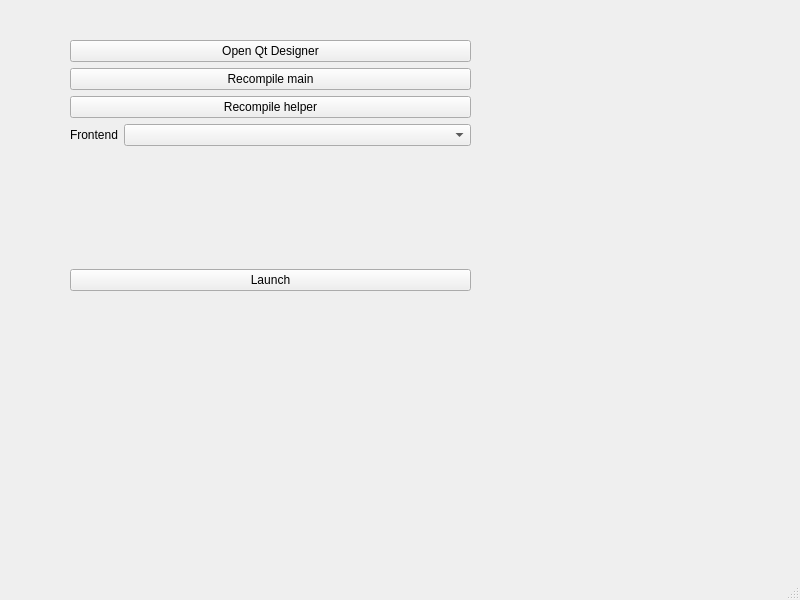
<?xml version="1.0" encoding="UTF-8"?>
<ui version="4.0">
 <class>MainWindow</class>
 <widget class="QMainWindow" name="MainWindow">
  <property name="geometry">
   <rect>
    <x>0</x>
    <y>0</y>
    <width>800</width>
    <height>600</height>
   </rect>
  </property>
  <property name="windowTitle">
   <string>MainWindow</string>
  </property>
  <widget class="QWidget" name="centralwidget">
   <widget class="QWidget" name="verticalLayoutWidget">
    <property name="geometry">
     <rect>
      <x>70</x>
      <y>40</y>
      <width>401</width>
      <height>251</height>
     </rect>
    </property>
    <layout class="QVBoxLayout" name="verticalLayout">
     <item>
      <widget class="QPushButton" name="open_qtdesigner_button">
       <property name="text">
        <string>Open Qt Designer</string>
       </property>
      </widget>
     </item>
     <item>
      <widget class="QPushButton" name="recompile_button">
       <property name="text">
        <string>Recompile main</string>
       </property>
      </widget>
     </item>
     <item>
      <widget class="QPushButton" name="pushButton_4">
       <property name="text">
        <string>Recompile helper</string>
       </property>
      </widget>
     </item>
     <item>
      <layout class="QFormLayout" name="formLayout">
       <property name="verticalSpacing">
        <number>2</number>
       </property>
       <item row="0" column="1">
        <widget class="QComboBox" name="frontendComboBox">
         <property name="currentText">
          <string/>
         </property>
         <property name="maxVisibleItems">
          <number>2</number>
         </property>
         <property name="insertPolicy">
          <enum>QComboBox::InsertPolicy::NoInsert</enum>
         </property>
         <property name="minimumContentsLength">
          <number>0</number>
         </property>
         <property name="placeholderText">
          <string>Select</string>
         </property>
         <item>
          <property name="text">
           <string>-qt6</string>
          </property>
         </item>
         <item>
          <property name="text">
           <string>-tkinter</string>
          </property>
         </item>
        </widget>
       </item>
       <item row="0" column="0">
        <widget class="QLabel" name="frontendLabel">
         <property name="text">
          <string>Frontend</string>
         </property>
        </widget>
       </item>
      </layout>
     </item>
     <item>
      <widget class="QPushButton" name="launch_button">
       <property name="text">
        <string>Launch</string>
       </property>
      </widget>
     </item>
    </layout>
   </widget>
  </widget>
  <widget class="QMenuBar" name="menubar">
   <property name="geometry">
    <rect>
     <x>0</x>
     <y>0</y>
     <width>800</width>
     <height>33</height>
    </rect>
   </property>
  </widget>
  <widget class="QStatusBar" name="statusbar"/>
 </widget>
 <resources/>
 <connections/>
</ui>
